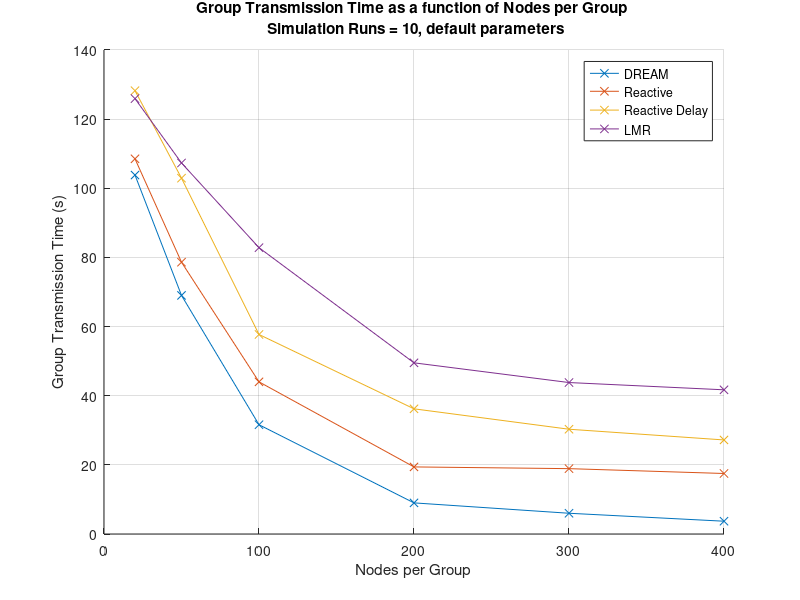
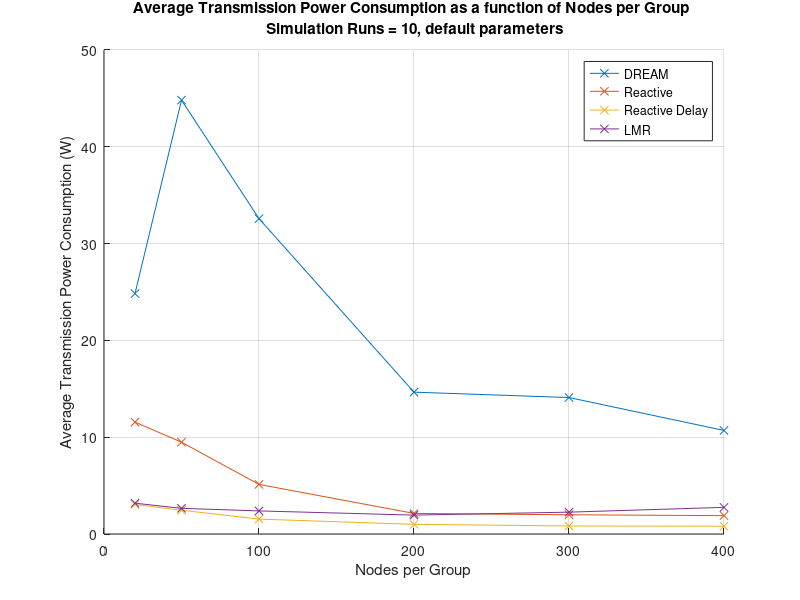

These figures' MATLAB source, in order:
clear
close all

number_of_runs = 10;

nodes = [
    20
    50
    100
    200
    300
    400
    ];

DREAM_mean_GTT = [
    103.8000
    69
    31.6000
    9
    6
    3.7
    ];

Reactive_mean_GTT = [
    108.5000
    78.6000
    44
    19.4000
    18.9000
    17.5
    ];

Reactive_Delay_mean_GTT = [
    128.2
    102.9000
    57.7000
    36.2000 
    30.3000
    27.2000
    ];

LMR_mean_GTT = [
    125.9000
    107.3000
    82.8000
    49.5000
    43.8000
    41.7000
    ];

DREAM_mean_ATPC = [
    24.8286
    44.8131
    32.5687
    14.6499
    14.0950
    10.6952
    ];

Reactive_mean_ATPC = [
    11.5540
    9.4820
    5.1234
    2.1268
    1.9851
    1.8965
    ];

Reactive_Delay_mean_ATPC = [
    3.0570
    2.4548
    1.5386
    0.9977
    0.8288
    0.8057
    ];

LMR_mean_ATPC = [
    3.1830
    2.6516
    2.3847
    1.9515
    2.2572
    2.7525
    ];

figure(1)
hold on
plot(nodes,DREAM_mean_GTT,'-x')
plot(nodes,Reactive_mean_GTT,'-x')
plot(nodes,Reactive_Delay_mean_GTT,'-x')
plot(nodes,LMR_mean_GTT,'-x')
hold off
grid on
xlabel('Nodes per Group')
ylabel('Group Transmission Time (s)')
legend('DREAM', 'Reactive', 'Reactive Delay', 'LMR', 'Location', 'best')
str = sprintf('Group Transmission Time as a function of Nodes per Group \n Simulation Runs = %d, default parameters',number_of_runs);
title(str);

figure(2)
hold on
plot(nodes,DREAM_mean_ATPC,'-x')
plot(nodes,Reactive_mean_ATPC,'-x')
plot(nodes,Reactive_Delay_mean_ATPC,'-x')
plot(nodes,LMR_mean_ATPC,'-x')
hold off
grid on
xlabel('Nodes per Group')
ylabel('Average Transmission Power Consumption (W)')
legend('DREAM', 'Reactive', 'Reactive Delay', 'LMR', 'Location', 'best')
str = sprintf('Average Transmission Power Consumption as a function of Nodes per Group \n Simulation Runs = %d, default parameters',number_of_runs);
title(str);
